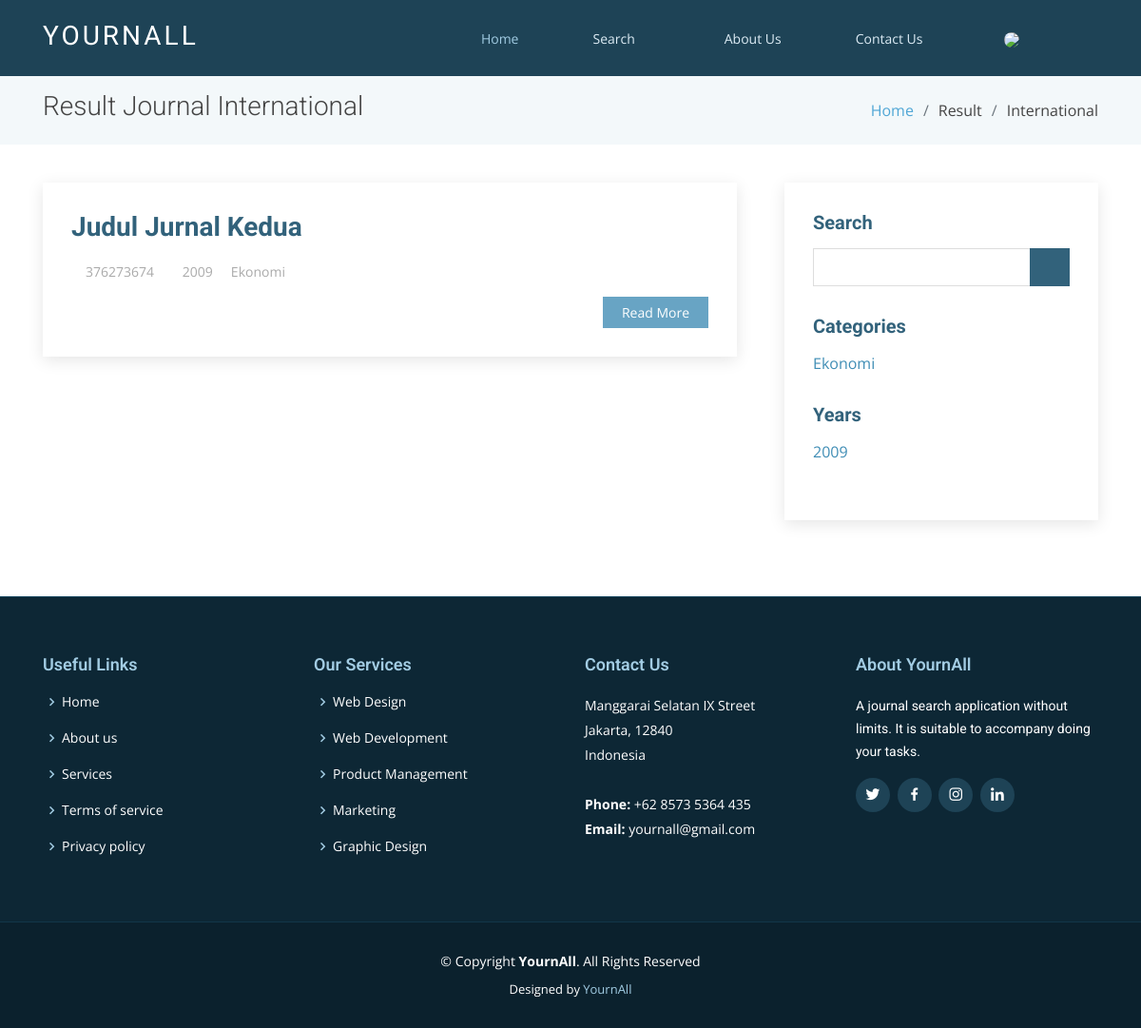
The app's page /index.php/member/result/international, older data.
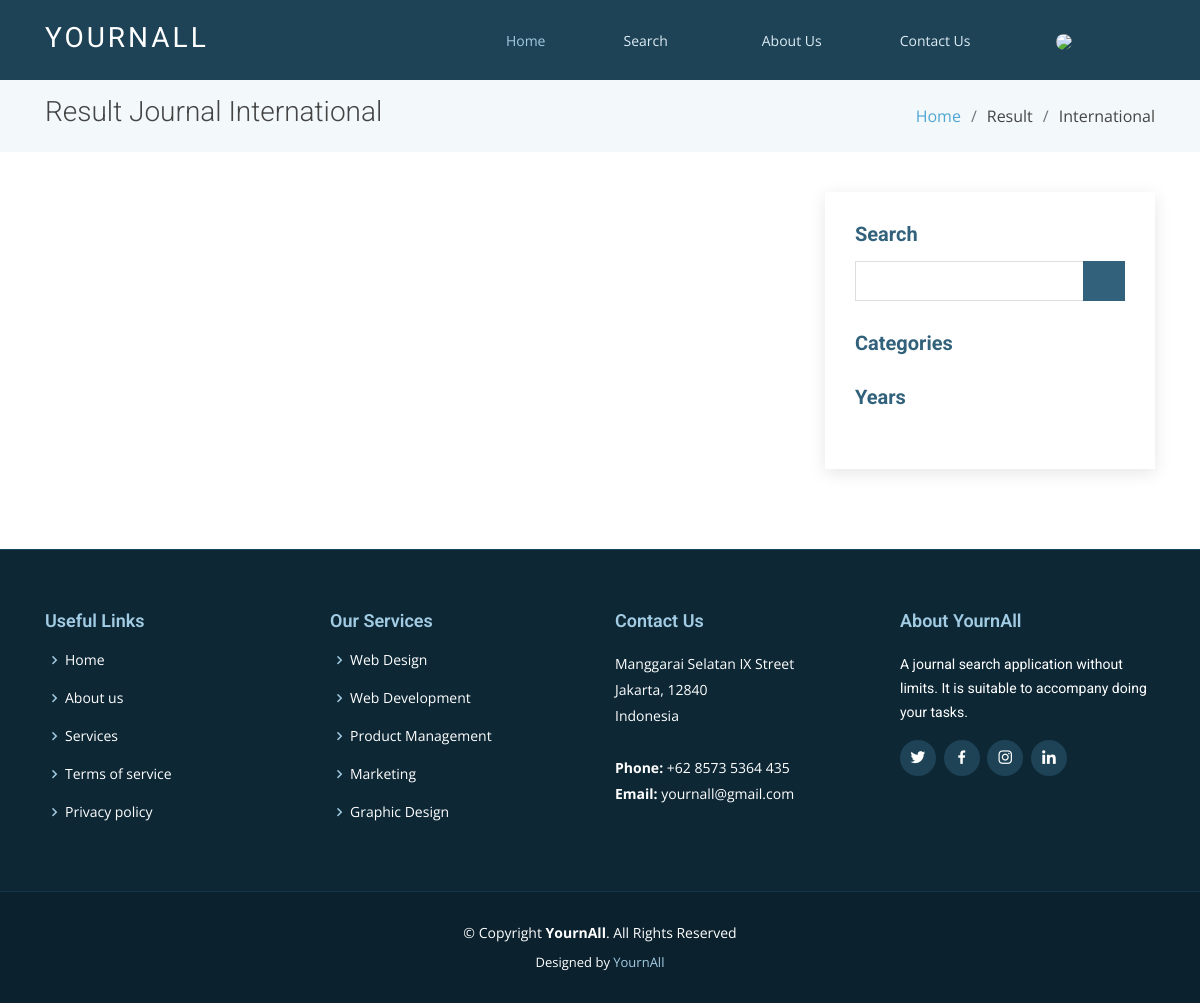
The same page, newer data.
### tables this page shows
CREATE TABLE `journal` (
  `id` int(11) NOT NULL,
  `issn` varchar(64) NOT NULL,
  `title` varchar(256) NOT NULL,
  `abstract` varchar(10000) NOT NULL,
  `type` enum('National','International') NOT NULL,
  `category` varchar(128) NOT NULL,
  `year` varchar(11) NOT NULL,
  `date_upload` timestamp NOT NULL DEFAULT CURRENT_TIMESTAMP ON UPDATE CURRENT_TIMESTAMP,
  `upload_by` varchar(128) NOT NULL,
  `file` varchar(256) NOT NULL
);

### application/controllers/member/Result.php (called while the page is built, shortened)
<?php
class Result extends CI_Controller
{
    public function international()
    {
        $data['user'] = $this->db->get_where('user', ['email' => $this->session->userdata('email')])->row_array();
        $data['journal_i'] = $this->m_result->journal_i()->result();
        $this->load->view('templates/header', $data);
        $this->load->view('pages/member/v_result_i', $data);
        $this->load->view('templates/footer');
    }
}

### index.php (called while the page is built, shortened)
<?php
require_once BASEPATH.'core/CodeIgniter.php';

### application/models/m_result.php (called while the page is built, shortened)
<?php
class m_result extends CI_Model
{
    public function journal_i()
    {
        $international = array('International');
        $this->db->where_in('type', $international);
        return $this->db->get('journal');
    }
}

### application/views/pages/member/v_result_i.php (the view, shortened to what this page needs)
<main id="main">
    <section class="breadcrumbs">
        <div class="container">
            <div class="d-flex justify-content-between align-items-center">
                <h2>Result Journal International</h2>
                <ol>
                    <li><a href="#">Home</a></li>
                    <li>Result</li>
                    <li>International</li>
                </ol>
            </div>
        </div>
    </section>
    <section class="blog" data-aos="fade-up" data-aos-easing="ease-in-out" data-aos-duration="500">
        <div class="container">
            <div class="row">
                <div class="col-lg-8 entries">
                    <?php
                    foreach ($journal_i as $j) { ?>
                        <article class="entry">
                            <h2 class="entry-title">
                                <a href=""><?php echo $j->title ?></a>
                            </h2>
                            <div class="entry-meta">
                                <ul>
                                    <li class="d-flex align-items-center"><i class="icofont-user"></i> <a href="#"><?php echo $j->issn ?></a></li>
                                    <li class="d-flex align-items-center"><i class="icofont-wall-clock"></i> <a href="#"><?php echo $j->year ?></a></li>
                                    <li class="d-flex align-items-center"><i class="icofont-wall-list"></i> <a href="#"><?php echo $j->category ?></a></li>
                                </ul>
                            </div>
                            <div class="entry-content">
                                <div class="read-more">
                                    <a href="#">Read More</a>
                                </div>
                            </div>
                        </article>
                    <?php } ?>
                </div>
                <div class="col-lg-4">
                    <div class="sidebar">
                        <h3 class="sidebar-title">Search</h3>
                        <div class="sidebar-item search-form">
                            <form action="">
                                <input type="text">
                                <button type="submit"><i class="icofont-search"></i></button>
                            </form>
                        </div>
                        <h3 class="sidebar-title">Categories</h3>
                        <div class="sidebar-item categories">
                            <ul>
                                <?php
                                foreach ($journal_i as $j) { ?>
                                    <li>
                                        <a href=""><?php echo $j->category ?></a>
                                    </li>
                                <?php } ?>
                            </ul>
                        </div>
                        <h3 class="sidebar-title">Years</h3>
                        <div class="sidebar-item categories">
                            <ul>
                                <?php
                                foreach ($journal_i as $j) { ?>
                                    <li>
                                        <a href=""><?php echo $j->year ?></a>
                                    </li>
                                <?php } ?>
                            </ul>
                        </div>
                    </div>
                </div>
            </div>
        </div>
    </section>
</main>

Row changes from the older to the newer data that the page shows:
removed journal: title "Judul Jurnal Kedua", issn "376273674", year "2009", category "Ekonomi"
